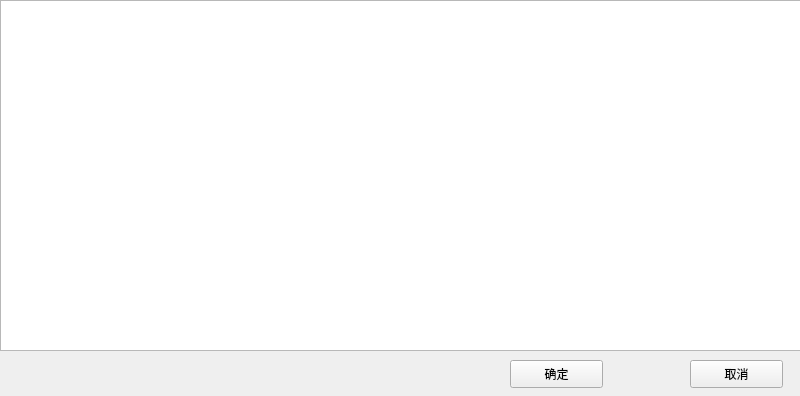
<?xml version="1.0" encoding="UTF-8"?>
<ui version="4.0">
 <class>Para_Copy</class>
 <widget class="QMainWindow" name="Para_Copy">
  <property name="geometry">
   <rect>
    <x>0</x>
    <y>0</y>
    <width>800</width>
    <height>396</height>
   </rect>
  </property>
  <property name="windowTitle">
   <string>MainWindow</string>
  </property>
  <widget class="QWidget" name="centralwidget">
   <widget class="QTableView" name="tableView">
    <property name="geometry">
     <rect>
      <x>0</x>
      <y>0</y>
      <width>801</width>
      <height>351</height>
     </rect>
    </property>
   </widget>
   <widget class="QPushButton" name="pushButton">
    <property name="geometry">
     <rect>
      <x>510</x>
      <y>360</y>
      <width>93</width>
      <height>28</height>
     </rect>
    </property>
    <property name="text">
     <string>确定</string>
    </property>
   </widget>
   <widget class="QPushButton" name="pushButton_2">
    <property name="geometry">
     <rect>
      <x>690</x>
      <y>360</y>
      <width>93</width>
      <height>28</height>
     </rect>
    </property>
    <property name="text">
     <string>取消</string>
    </property>
   </widget>
  </widget>
 </widget>
 <resources/>
 <connections/>
</ui>
